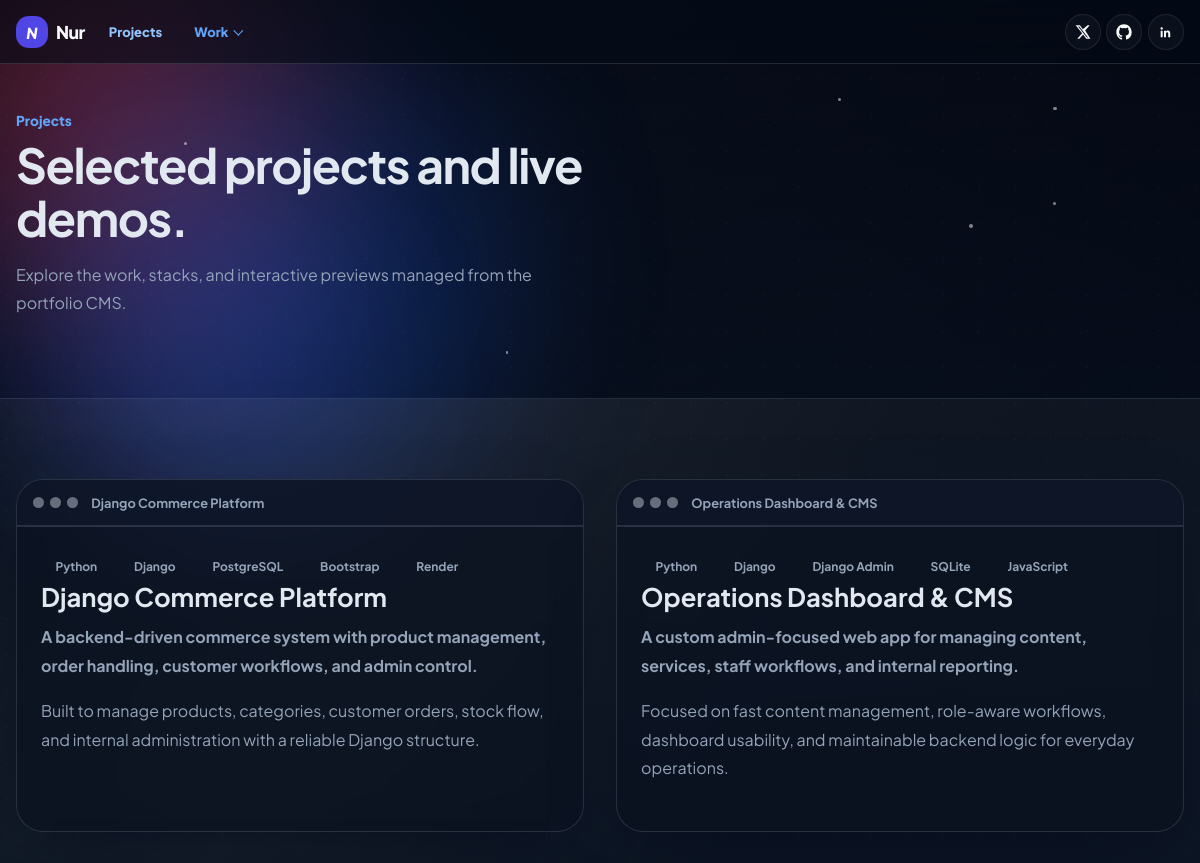
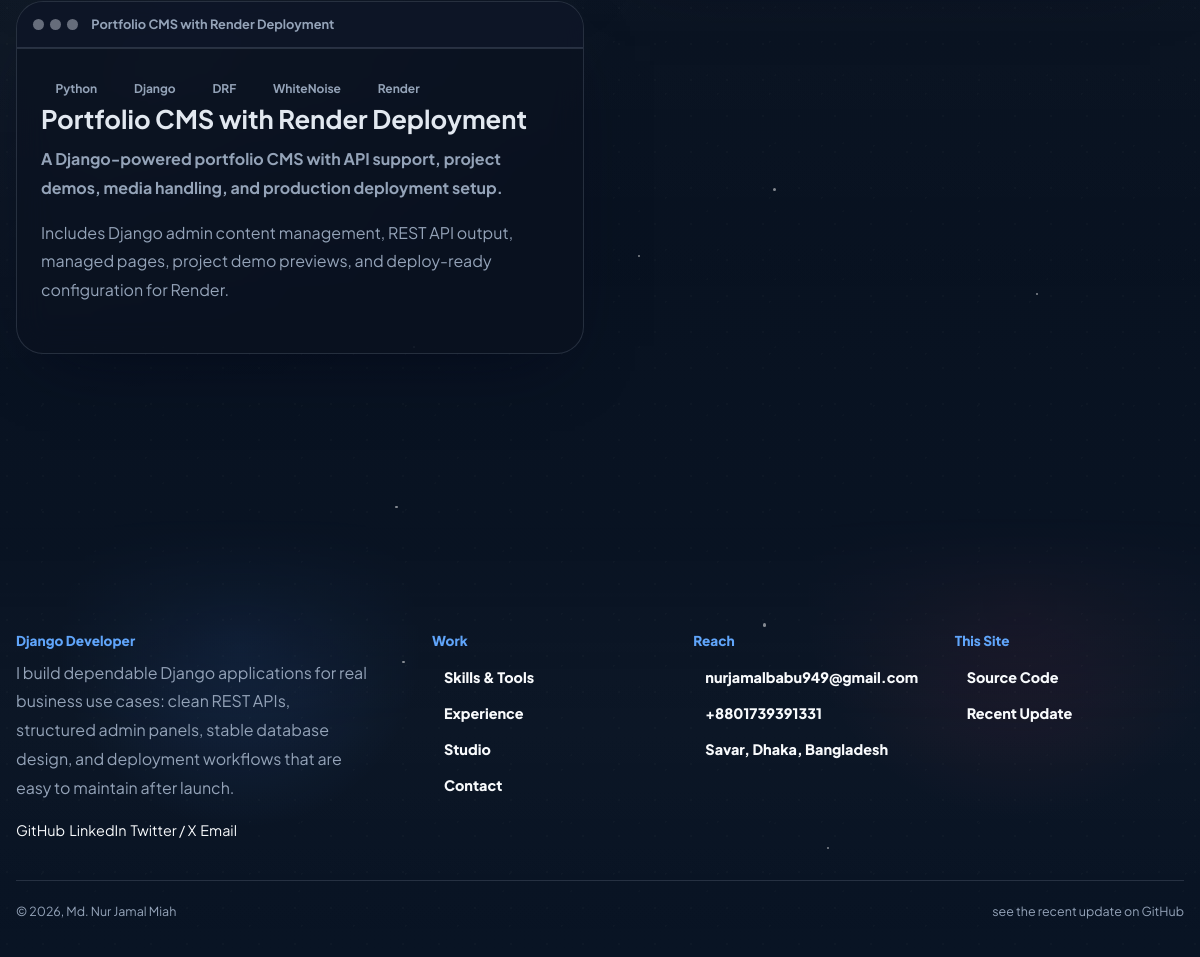
/projects/, run on the app's committed database (2 pictures, top to bottom).
### cms/models.py (models this page shows, shortened)
class TimestampedModel(models.Model):
    created_at = models.DateTimeField(auto_now_add=True)
    updated_at = models.DateTimeField(auto_now=True)
    class Meta:
        abstract = True

class Project(TimestampedModel):
    title = models.CharField(max_length=140)
    slug = models.SlugField(max_length=160, unique=True, blank=True)
    summary = models.CharField(max_length=220)
    description = models.TextField()
    stack = models.CharField(
        max_length=240, help_text="Comma separated technologies, e.g. Next.js, Django, Tailwind"
    )
    repo_url = models.URLField(blank=True)
    live_url = models.URLField(blank=True)
    cover_image = models.ImageField(
        upload_to="project_covers/",
        blank=True,
        help_text="Upload a project cover image to display on the portfolio site.",
    )
    template_zip = models.FileField(
        upload_to="project_templates/zips/",
        blank=True,
        validators=[FileExtensionValidator(["zip"])],
        help_text="Upload a static HTML/CSS/JS zip file with an index.html entry point.",
    )
    demo_entry_path = models.CharField(max_length=255, blank=True)
    cover_image_url = models.URLField(blank=True)
    featured = models.BooleanField(default=False)
    sort_order = models.PositiveIntegerField(default=0)
    class Meta:
        ordering = ["sort_order", "title"]
    def get_demo_preview_image_path(self, slug=None) -> Path:
        return Path(settings.MEDIA_ROOT) / "project_previews" / f"{slug or self.slug}.png"
    @property
    def demo_url(self):
        if not self.demo_entry_path:
            return ""
        return f"{settings.MEDIA_URL}{self.demo_entry_path}".replace("//", "/")
    @property
    def demo_preview_image_url(self):
        preview_path = self.get_demo_preview_image_path()
        if not preview_path.exists():
            return ""
        relative_path = preview_path.relative_to(Path(settings.MEDIA_ROOT)).as_posix()
        return f"{settings.MEDIA_URL}{relative_path}".replace("//", "/")
    @property
    def cover_image_upload_url(self):
        if not self.cover_image:
            return ""
        return self.cover_image.url

class SiteSettings(TimestampedModel):
    site_name = models.CharField(max_length=120, default="Your Name")
    site_tagline = models.CharField(
        max_length=180, default="Designer, developer, and digital problem solver."
    )
    owner_name = models.CharField(max_length=120, default="Your Name")
    role_title = models.CharField(max_length=120, default="Front-End Developer")
    seo_description = models.TextField(
        default="A modern portfolio website powered by Django and Next.js."
    )
    location = models.CharField(max_length=120, blank=True)
    primary_email = models.EmailField(blank=True)
    phone = models.CharField(max_length=30, blank=True)
    availability_text = models.CharField(
        max_length=160, default="Available for freelance and full-time opportunities."
    )
    resume_url = models.URLField(blank=True)
    github_url = models.URLField(blank=True)
    linkedin_url = models.URLField(blank=True)
    twitter_url = models.URLField(blank=True)
    figma_url = models.URLField(blank=True)
    source_code_url = models.URLField(blank=True)
    design_concept_url = models.URLField(blank=True)
    last_update_url = models.URLField(blank=True)
    footer_about_title = models.CharField(max_length=80, default="About Me")
    footer_text = models.CharField(
        max_length=180, default="Built for ambitious brands and thoughtful digital products."
    )
    copyright_name = models.CharField(max_length=120, default="Your Name")
    class Meta:
        verbose_name = "Site settings"
        verbose_name_plural = "Site settings"

class SocialLink(TimestampedModel):
    ICON_CHOICES = [
        ("github", "GitHub"),
        ("linkedin", "LinkedIn"),
        ("twitter", "Twitter"),
        ("website", "Website"),
        ("mail", "Mail"),
    ]
    label = models.CharField(max_length=80)
    url = models.CharField(max_length=255)
    icon = models.CharField(max_length=20, choices=ICON_CHOICES, default="website")
    sort_order = models.PositiveIntegerField(default=0)
    class Meta:
        ordering = ["sort_order", "label"]

class ManagedPage(TimestampedModel):
    slug = models.SlugField(max_length=120, unique=True)
    title = models.CharField(max_length=160)
    description = models.CharField(max_length=220)
    caption = models.CharField(max_length=80, blank=True)
    body_markdown = models.TextField()
    sort_order = models.PositiveIntegerField(default=0)
    class Meta:
        ordering = ["sort_order", "title"]

### cms/views.py (the view)
# urls.py: path("projects/", projects_page, name="site-projects"),
def projects_page(request):
    context = _build_public_context()
    return render(request, "site/projects.html", context)

### cms/views.py (called while the page is built, shortened)
def _clean_display_name(value):
    cleaned = re.sub(r"^\s*md\.?\s+", "", value or "", flags=re.IGNORECASE).strip()
    return cleaned or (value or "").strip()

def _detect_demo_preview_url(project):
    if not getattr(project, "demo_entry_path", ""):
        return ""

### templates/site/projects.html (shortened to what this page needs)
{% extends "site/base.html" %}
{% block content %}
  <section class="page-hero">
    <div class="content-wrapper">
      <header class="section-title">
        <span class="section-title__caption">Projects</span>
        <h1>Selected projects and live demos.</h1>
        <p>Explore the work, stacks, and interactive previews managed from the portfolio CMS.</p>
      </header>
    </div>
  </section>
  <section class="section-home">
    <div class="background-grid background-grid--fade-out section-content-shell">
      <div class="content-wrapper projects-grid projects-grid--full">
        {% for project in projects %}
          <article class="project-card project-card--full">
            <div class="project-card__window">
              <div class="project-card__window-bar">
                <span></span><span></span><span></span>
                <div class="project-card__window-title">{{ project.title }}</div>
              </div>
            </div>
            <div class="project-card__body">
              <div class="pill-list">
                {% for item in project.stack_items %}
                  <span>{{ item }}</span>
                {% endfor %}
              </div>
              <h2>{{ project.title }}</h2>
              <p class="project-card__summary">{{ project.summary }}</p>
              <p>{{ project.description }}</p>
            </div>
          </article>
        {% endfor %}
      </div>
    </div>
  </section>
{% endblock %}

### templates/site/base.html (shortened to what this page needs)
{% load static %}
<!DOCTYPE html>
<html lang="en">
  <head>
    <link rel="stylesheet" href="{% static 'site/css/site.css' %}">
  </head>
  <body>
    <div class="aurora-shell" aria-hidden="true">
      <div class="aurora-sphere aurora-sphere--pink"></div>
      <div class="aurora-sphere aurora-sphere--blue"></div>
      <div class="aurora-sphere aurora-sphere--violet"></div>
      <div class="aurora-noise"></div>
      <div class="aurora-particles" id="aurora-particles"></div>
      <div class="aurora-drops" id="aurora-drops"></div>
    </div>
    <header class="site-header">
      <div class="site-header__backdrop"></div>
      <div class="content-wrapper-max">
        <div class="site-header__inner">
          <nav class="site-nav-group" aria-label="Primary">
            <a href="/" class="nav-logo" aria-label="Home">
              <span class="nav-logo__icon">N</span>
              <span class="nav-logo__text">Nur</span>
            </a>
            <ul class="site-nav" id="site-nav">
              <li><a href="/projects/" class="nav-link {% if '/projects/' in request.path %}is-active{% endif %}">Projects</a></li>
              <li class="nav-dropdown">
                <button type="button" class="nav-link nav-link--button {% if '/work/' in request.path %}is-active{% endif %}" aria-expanded="false">
                  Work
                  <span class="nav-link__caret"></span>
                </button>
              </li>
            </ul>
          </nav>
          <ul class="site-actions">
            {% if site.twitter_url %}
              <li>
                <a href="{{ site.twitter_url }}" target="_blank" rel="noreferrer" class="nav-icon" aria-label="Twitter">
                  <svg viewBox="0 0 24 24" aria-hidden="true">
                    <path d="M18.901 2H21.98l-6.724 7.684L23.167 22h-6.194l-4.851-6.35L6.567 22H3.486l7.193-8.223L1 2h6.352l4.385 5.79L18.901 2Zm-1.086 18.148h1.706L6.424 3.757H4.594l13.221 16.39Z" fill="currentColor"/>
                  </svg>
                </a>
              </li>
            {% endif %}
            {% if site.github_url %}
              <li>
                <a href="{{ site.github_url }}" target="_blank" rel="noreferrer" class="nav-icon" aria-label="GitHub">
                </a>
              </li>
            {% endif %}
            {% if site.linkedin_url %}
              <li>
                <a href="{{ site.linkedin_url }}" target="_blank" rel="noreferrer" class="nav-icon" aria-label="LinkedIn">
                  <svg viewBox="0 0 24 24" aria-hidden="true">
                    <path d="M5.5 8.5A1.75 1.75 0 1 0 5.5 5a1.75 1.75 0 0 0 0 3.5ZM4 10h3v10H4V10Zm5 0h2.88v1.36h.04c.4-.76 1.38-1.56 2.84-1.56 3.03 0 3.59 2.06 3.59 4.73V20h-3v-4.84c0-1.15-.02-2.63-1.55-2.63-1.56 0-1.8 1.26-1.8 2.55V20H9V10Z" fill="currentColor"/>
                  </svg>
                </a>
              </li>
            {% endif %}
          </ul>
        </div>
      </div>
    </header>
    <main>
      {% block content %}{% endblock %}
    </main>
    <footer class="site-footer">
      <div class="content-wrapper">
        <div class="site-footer__main">
          <div class="site-footer__about">
            <p class="footer-caption">{{ site.footer_about_title|default:"About Me" }}</p>
            <p class="site-footer__copy">{{ site.footer_text }}</p>
            <ul class="site-footer__socials">
              {% for item in social_links %}
                <li><a href="{{ item.url }}" target="_blank" rel="noreferrer" aria-label="{{ item.label }}">{{ item.label }}</a></li>
              {% endfor %}
            </ul>
          </div>
          <div class="site-footer__links">
            <section>
              <p class="footer-caption">Work</p>
              <ul>
                {% for slug, label, href in work_links %}
                  <li><a href="{{ href }}" class="footer-link">{{ label }}</a></li>
                {% endfor %}
              </ul>
            </section>
            <section>
              <p class="footer-caption">Reach</p>
              <ul>
                {% if site.primary_email %}<li><a href="mailto:{{ site.primary_email }}" class="footer-link">{{ site.primary_email }}</a></li>{% endif %}
                {% if site.phone %}<li><span class="footer-link">{{ site.phone }}</span></li>{% endif %}
                {% if site.location %}<li><span class="footer-link">{{ site.location }}</span></li>{% endif %}
              </ul>
            </section>
            <section>
              <p class="footer-caption">This Site</p>
              <ul>
                {% if site.source_code_url %}<li><a href="{{ site.source_code_url }}" target="_blank" rel="noreferrer" class="footer-link">Source Code</a></li>{% endif %}
                {% if site.last_update_url %}<li><a href="{{ site.last_update_url }}" target="_blank" rel="noreferrer" class="footer-link">Recent Update</a></li>{% endif %}
              </ul>
            </section>
          </div>
        </div>
        <div class="site-footer__bar">
          <div>&copy; {% now "Y" %}, {{ site.copyright_name|default:site.owner_name }}</div>
          {% if site.last_update_url %}
            <a href="{{ site.last_update_url }}" target="_blank" rel="noreferrer">see the recent update on GitHub</a>
          {% endif %}
        </div>
      </div>
    </footer>
  </body>
</html>

### data on the page
Project: title "Django Commerce Platform", stack_items "Python" "Django" "PostgreSQL" "Bootstrap" "Render", summary "A backend-driven commerce system with product management, order handling, customer workflows, and admin control.", description "Built to manage products, categories, customer orders, stock flow, and internal administration with a reliable Django structure."
Project: title "Operations Dashboard & CMS", stack_items "Python" "Django" "Django Admin" "SQLite" "JavaScript", summary "A custom admin-focused web app for managing content, services, staff workflows, and internal reporting.", description "Focused on fast content management, role-aware workflows, dashboard usability, and maintainable backend logic for everyday operations."
Project: title "Portfolio CMS with Render Deployment", stack_items "Python" "Django" "DRF" "WhiteNoise" "Render", summary "A Django-powered portfolio CMS with API support, project demos, media handling, and production deployment setup.", description "Includes Django admin content management, REST API output, managed pages, project demo previews, and deploy-ready configuration for Render."
SiteSettings: footer_about_title "Django Developer", footer_text "I build dependable Django applications for real business use cases: clean REST APIs, structured admin panels, stable database design, and deployment workflows that are easy to maintain after launch.", primary_email "nurjamalbabu949@gmail.com", phone "+8801739391331", location "Savar, Dhaka, Bangladesh", copyright_name "Md. Nur Jamal Miah"
SocialLink: label "GitHub"
SocialLink: label "LinkedIn"
SocialLink: label "Twitter / X"
SocialLink: label "Email"
ManagedPage: title "Skills & Tools"
ManagedPage: slug "Experience"
ManagedPage: slug "Studio"
ManagedPage: label "Contact"
